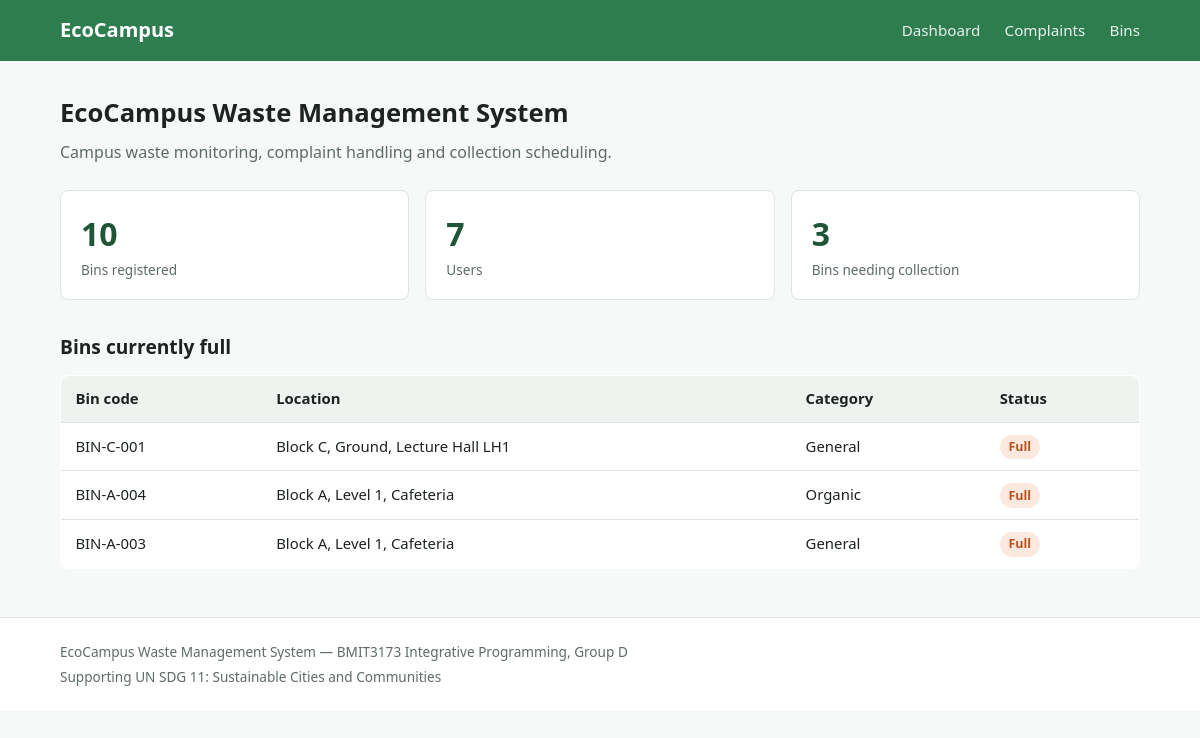
The page / on the database its author committed.
### tables this page shows
CREATE TABLE bins (
    bin_id         INT AUTO_INCREMENT PRIMARY KEY,
    bin_code       VARCHAR(50) NOT NULL UNIQUE,
    location_id    INT NOT NULL,
    category_id    INT NOT NULL,
    fill_status    ENUM('Empty', 'Half', 'Full', 'Under Maintenance')
                       NOT NULL DEFAULT 'Empty',
    capacity_litre INT NULL,
    is_active      TINYINT(1) NOT NULL DEFAULT 1,
    last_updated   DATETIME NOT NULL DEFAULT CURRENT_TIMESTAMP
                       ON UPDATE CURRENT_TIMESTAMP,
    CONSTRAINT fk_bins_location
        FOREIGN KEY (location_id) REFERENCES locations(location_id)
        ON DELETE RESTRICT ON UPDATE CASCADE,
    CONSTRAINT fk_bins_category
        FOREIGN KEY (category_id) REFERENCES waste_categories(category_id)
        ON DELETE RESTRICT ON UPDATE CASCADE,
    INDEX idx_bins_status (fill_status)
);

CREATE TABLE waste_categories (
    category_id   INT AUTO_INCREMENT PRIMARY KEY,
    category_name VARCHAR(100) NOT NULL,
    description   VARCHAR(255) NULL
);

### app/core/Controller.php (called while the page is built, shortened)
<?php
abstract class Controller
{
    protected function view(string $view, array $data = []): void
    {
        $file = APP_ROOT . '/app/views/' . $view . '.php';
        extract($data, EXTR_SKIP);
        require APP_ROOT . '/app/views/layout/header.php';
        require $file;
        require APP_ROOT . '/app/views/layout/footer.php';
    }
}

### app/controllers/HomeController.php (called while the page is built, shortened)
<?php
class HomeController extends Controller
{
    public function index(): void
    {
        $this->view('home/index', [
            'title'      => 'EcoCampus Waste Management System',
            'binCount'   => Bin::count(),
            'userCount'  => User::count(),
            'fullBins'   => Bin::findFullBins(),
        ]);
    }
}

### app/core/App.php (called while the page is built, shortened)
<?php
class App
{
    private string $method     = 'index';
    public function run(): void
    {
        $segments = $this->parseUrl();
        $instance = new $this->controller();
        $this->params = array_values($segments);
        call_user_func_array([$instance, $this->method], $this->params);
    }
    private function parseUrl(): array
    {
        $url = trim((string) ($_GET['url'] ?? ''), '/');
        if ($url === '') {
            return [];
        }
        $url = preg_replace('/[^A-Za-z0-9\/_-]/', '', $url);
        return explode('/', filter_var($url, FILTER_SANITIZE_URL));
    }
}

### index.php (called while the page is built, shortened)
<?php
require_once APP_ROOT . '/app/core/helpers.php';
spl_autoload_register(static function (string $class): void {
    foreach (['/app/core/', '/app/models/'] as $directory) {
        $file = APP_ROOT . $directory . $class . '.php';
        if (file_exists($file)) {
            return;
        }
    }
});
(new App())->run();

### app/core/helpers.php (called while the page is built, shortened)
<?php
function e(?string $value): string
{
    return htmlspecialchars($value ?? '', ENT_QUOTES | ENT_SUBSTITUTE, 'UTF-8');
}
function url(string $path = ''): string
{
    return BASE_URL . '/' . ltrim($path, '/');
}

### app/core/Model.php (called while the page is built, shortened)
<?php
abstract class Model
{
    protected static string $table = '';
    protected static string $primaryKey = 'id';
    protected array $attributes = [];
    public static function hydrate(array $row): static
    {
        $model = new static();
        $model->attributes = $row;
        return $model;
    }
    protected static function hydrateAll(array $rows): array
    {
        return array_map(static fn(array $row): static => static::hydrate($row), $rows);
    }
    public static function find(int $id): ?static
    {
        $sql = 'SELECT * FROM ' . static::$table
             . ' WHERE ' . static::$primaryKey . ' = ? LIMIT 1';
        $row = Database::getInstance()->selectOne($sql, [$id]);
        return $row === null ? null : static::hydrate($row);
    }
    public static function where(string $column, mixed $value): array
    {
        $sql = 'SELECT * FROM ' . static::$table
             . ' WHERE ' . $column . ' = ?'
             . ' ORDER BY ' . static::$primaryKey . ' DESC';
        return static::hydrateAll(Database::getInstance()->selectAll($sql, [$value]));
    }
    protected function get(string $column): mixed
    {
        return $this->attributes[$column] ?? null;
    }
    protected function belongsTo(string $relatedClass, string $foreignKey): ?Model
    {
        $id = $this->get($foreignKey);
        $related = $id === null ? null : $relatedClass::find((int) $id);
        return $related;
    }
}

### app/core/Database.php (called while the page is built, shortened)
<?php
class Database
{
    private static ?Database $instance = null;
    private PDO $pdo;
    private function __construct()
    {
        $dsn = 'mysql:host=' . DB_HOST . ';dbname=' . DB_NAME . ';charset=' . DB_CHARSET;
        $options = [
            PDO::ATTR_ERRMODE            => PDO::ERRMODE_EXCEPTION,
            PDO::ATTR_DEFAULT_FETCH_MODE => PDO::FETCH_ASSOC,
            PDO::ATTR_EMULATE_PREPARES   => false,
        ];
        try {
            $this->pdo = new PDO($dsn, DB_USER, DB_PASS, $options);
        } catch (PDOException $e) {
            if (DEBUG) {
                die('Database connection failed: ' . $e->getMessage());
            }
            die('The system is temporarily unavailable. Please try again later.');
        }
    }
    public static function getInstance(): Database
    {
        if (self::$instance === null) {
            self::$instance = new Database();
        }
        return self::$instance;
    }
    public function query(string $sql, array $params = []): PDOStatement
    {
        $statement = $this->pdo->prepare($sql);
        $statement->execute($params);
        return $statement;
    }
    public function selectAll(string $sql, array $params = []): array
    {
        return $this->query($sql, $params)->fetchAll();
    }
    public function selectOne(string $sql, array $params = []): ?array
    {
        $row = $this->query($sql, $params)->fetch();
        return $row === false ? null : $row;
    }
}

### app/models/Bin.php (called while the page is built, shortened)
<?php
class Bin extends Model
{
    public function getBinCode(): string     { return (string) $this->get('bin_code'); }
    public function getFillStatus(): string  { return (string) $this->get('fill_status'); }
    public function getLocation(): ?Location
    {
        return $this->belongsTo(Location::class, 'location_id');
    }
    public function getCategory(): ?WasteCategory
    {
        return $this->belongsTo(WasteCategory::class, 'category_id');
    }
    public static function findFullBins(): array
    {
        return self::where('fill_status', self::STATUS_FULL);
    }
}

### app/models/Location.php (called while the page is built, shortened)
<?php
class Location extends Model
{
    public function getLocationName(): string { return (string) $this->get('location_name'); }
    public function getBuildingName(): ?string { return $this->get('building_name'); }
    public function getFloorNo(): ?string      { return $this->get('floor_no'); }
    public function getFullLabel(): string
    {
        $parts = array_filter([
            $this->getBuildingName(),
            $this->getFloorNo(),
            $this->getLocationName(),
        ]);
        return implode(', ', $parts);
    }
}

### app/models/WasteCategory.php (called while the page is built, shortened)
<?php
class WasteCategory extends Model
{
    public function getCategoryName(): string { return (string) $this->get('category_name'); }
}

### app/views/home/index.php (the view, shortened to what this page needs)
<h1>EcoCampus Waste Management System</h1>
<p class="lead">
    Campus waste monitoring, complaint handling and collection scheduling.
</p>
<section class="stats">
    <div class="stat">
        <span class="stat-value"><?= (int) $binCount ?></span>
        <span class="stat-label">Bins registered</span>
    </div>
    <div class="stat">
        <span class="stat-value"><?= (int) $userCount ?></span>
        <span class="stat-label">Users</span>
    </div>
    <div class="stat">
        <span class="stat-value"><?= count($fullBins) ?></span>
        <span class="stat-label">Bins needing collection</span>
    </div>
</section>
<?php if (!empty($fullBins)): ?>
    <h2>Bins currently full</h2>
    <table class="table">
        <thead>
            <tr><th>Bin code</th><th>Location</th><th>Category</th><th>Status</th></tr>
        </thead>
        <tbody>
        <?php foreach ($fullBins as $bin): ?>
            <tr>
                <td><?= e($bin->getBinCode()) ?></td>
                <td><?= e($bin->getLocation()?->getFullLabel() ?? 'Unknown') ?></td>
                <td><?= e($bin->getCategory()?->getCategoryName() ?? '-') ?></td>
                <td><span class="badge badge-full"><?= e($bin->getFillStatus()) ?></span></td>
            </tr>
        <?php endforeach; ?>
        </tbody>
    </table>
<?php else: ?>
    <p class="empty">No bins are currently marked as full.</p>
<?php endif; ?>

### app/views/layout/header.php (shortened to what this page needs)
<!DOCTYPE html>
<html lang="en">
<head>
    <link rel="stylesheet" href="<?= url('public/css/style.css') ?>">
</head>
<body>
<header class="site-header">
    <div class="wrap">
        <a class="brand" href="<?= url() ?>">EcoCampus</a>
        <nav>
            <a href="<?= url() ?>">Dashboard</a>
            <a href="<?= url('complaint') ?>">Complaints</a>
            <a href="<?= url('bin') ?>">Bins</a>
        </nav>
    </div>
</header>
<main class="wrap">

### app/views/layout/footer.php (shortened to what this page needs)
</main>
<footer class="site-footer">
    <div class="wrap">
        <p>EcoCampus Waste Management System &mdash; BMIT3173 Integrative Programming, Group D</p>
        <p>Supporting UN SDG 11: Sustainable Cities and Communities</p>
    </div>
</footer>
</body>
</html>

### public/css/style.css (style rules this page uses)
:root { --green: #2e7d4f; --green-dark: #1f5637; --ink: #1c2321; --muted: #5f6b66; --line: #dfe5e2; --bg: #f7f9f8; --warn: #b8541c; }
* { box-sizing: border-box; }
body { margin: 0; font-family: "Segoe UI", system-ui, -apple-system, sans-serif; color: var(--ink); background: var(--bg); line-height: 1.6; }
.wrap { width: min(1080px, 92%); margin: 0 auto; }
.site-header { background: var(--green); color: #fff; padding: 0.9rem 0; }
.site-header .wrap { display: flex; align-items: center; justify-content: space-between; gap: 1rem; flex-wrap: wrap; }
.brand { font-size: 1.25rem; font-weight: 700; color: #fff; text-decoration: none; }
.site-header nav a { color: #e8f2ec; text-decoration: none; margin-left: 1.25rem; font-size: 0.95rem; }
main { padding: 2rem 0 3rem; }
h1 { font-size: 1.6rem; margin: 0 0 0.4rem; }
h2 { font-size: 1.2rem; margin: 2rem 0 0.75rem; }
.lead { color: var(--muted); margin-top: 0; }
.stats { display: grid; grid-template-columns: repeat(auto-fit, minmax(180px, 1fr)); gap: 1rem; margin: 1.5rem 0; }
.stat { background: #fff; border: 1px solid var(--line); border-radius: 8px; padding: 1.1rem 1.25rem; }
.stat-value { display: block; font-size: 2rem; font-weight: 700; color: var(--green-dark); }
.stat-label { display: block; font-size: 0.85rem; color: var(--muted); }
.table { width: 100%; border-collapse: collapse; background: #fff; border: 1px solid var(--line); border-radius: 8px; overflow: hidden; }
.table th, .table td { text-align: left; padding: 0.7rem 0.9rem; border-bottom: 1px solid var(--line); font-size: 0.93rem; }
.table th { background: #eef3f0; font-weight: 600; }
.table tr:last-child td { border-bottom: none; }
.badge { display: inline-block; padding: 0.15rem 0.55rem; border-radius: 999px; font-size: 0.78rem; font-weight: 600; }
.badge-full { background: #fbe9df; color: var(--warn); }
.site-footer { border-top: 1px solid var(--line); padding: 1.25rem 0; color: var(--muted); font-size: 0.85rem; background: #fff; }
.site-footer p { margin: 0.2rem 0; }

### rows shown on the page
bins: bin_code "BIN-C-001", FullLabel "Block C, Ground, Lecture Hall LH1", category.category_name "General", fill_status "Full"
bins: bin_code "BIN-A-004", FullLabel "Block A, Level 1, Cafeteria", category.category_name "Organic", fill_status "Full"
bins: bin_code "BIN-A-003", FullLabel "Block A, Level 1, Cafeteria", category.category_name "General", fill_status "Full"

### other values the page prints
$binCount "10"
$userCount "7"
count($fullBins) "3"
